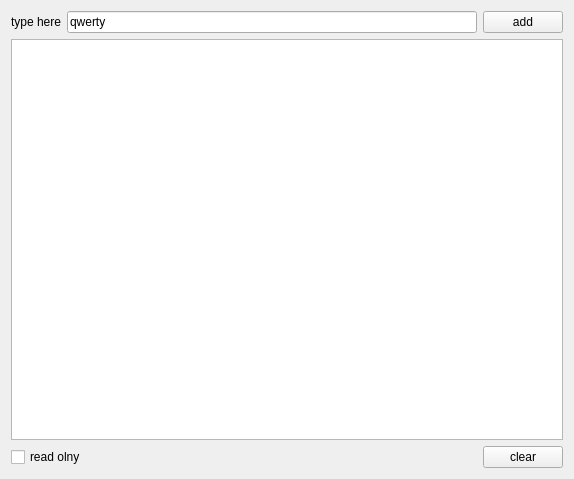
<?xml version="1.0" encoding="UTF-8"?>
<ui version="4.0">
 <class>MainWindow</class>
 <widget class="QMainWindow" name="MainWindow">
  <property name="geometry">
   <rect>
    <x>0</x>
    <y>0</y>
    <width>574</width>
    <height>479</height>
   </rect>
  </property>
  <property name="windowTitle">
   <string>Пример Qt №0</string>
  </property>
  <widget class="QWidget" name="centralWidget">
   <layout class="QVBoxLayout" name="verticalLayout">
    <item>
     <layout class="QHBoxLayout" name="horizontalLayout">
      <item>
       <widget class="QLabel" name="label">
        <property name="text">
         <string>type here</string>
        </property>
       </widget>
      </item>
      <item>
       <widget class="QLineEdit" name="lineEdit">
        <property name="text">
         <string>qwerty</string>
        </property>
       </widget>
      </item>
      <item>
       <widget class="QPushButton" name="pushButton_add">
        <property name="text">
         <string>add</string>
        </property>
       </widget>
      </item>
     </layout>
    </item>
    <item>
     <widget class="QTextEdit" name="textEdit"/>
    </item>
    <item>
     <layout class="QHBoxLayout" name="horizontalLayout_2">
      <item>
       <widget class="QCheckBox" name="checkBox">
        <property name="text">
         <string>read olny</string>
        </property>
       </widget>
      </item>
      <item>
       <spacer name="horizontalSpacer">
        <property name="orientation">
         <enum>Qt::Horizontal</enum>
        </property>
        <property name="sizeHint" stdset="0">
         <size>
          <width>40</width>
          <height>20</height>
         </size>
        </property>
       </spacer>
      </item>
      <item>
       <widget class="QPushButton" name="pushButton_clear">
        <property name="text">
         <string>clear</string>
        </property>
       </widget>
      </item>
     </layout>
    </item>
   </layout>
  </widget>
  <action name="action">
   <property name="text">
    <string>Выход</string>
   </property>
  </action>
 </widget>
 <layoutdefault spacing="6" margin="11"/>
 <resources/>
 <connections/>
</ui>
